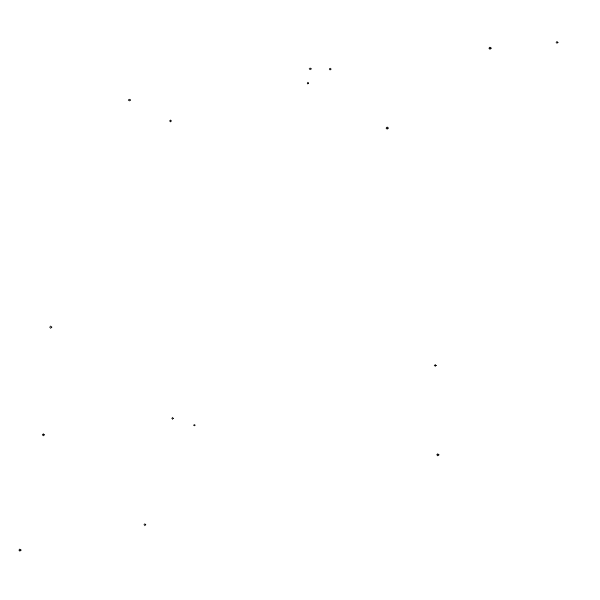
Frame 1 (no input)
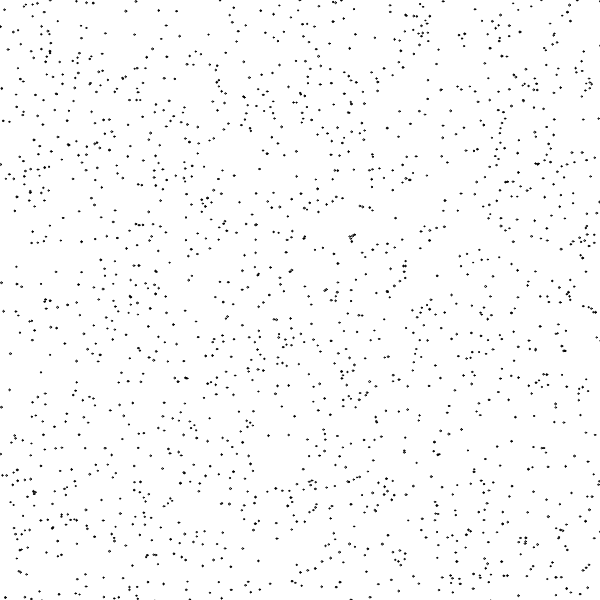
Frame 60 (no input)
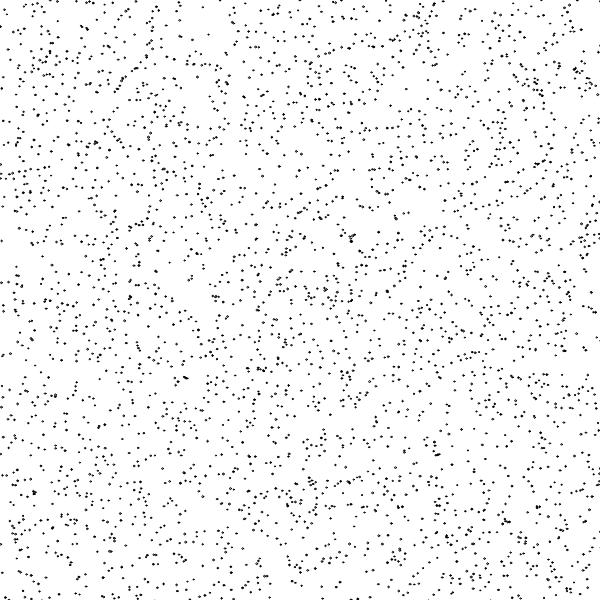
Frame 120 (the mouse pressed at the canvas centre since frame 60)

The p5.js sketch that drew these frames (run headless with seeded random() and noise() and a simulated clock; from frame 60 on, the mouse is pressed at the canvas centre):

// p5.js sketch
// ── sketch.js
function setup() {
    createCanvas(600, 600);
    background(255, 255, 255);
}

function draw() {
    for (i = 0; i < random(999); i++) {
        if (i % 2 == 0) {
            fill(255, 255, 255);
        }
        else {
            fill(0, 0, 0);
        }

        ellipse(random(700), random(700), random(1, 2), random(1, 2));
    }

}
